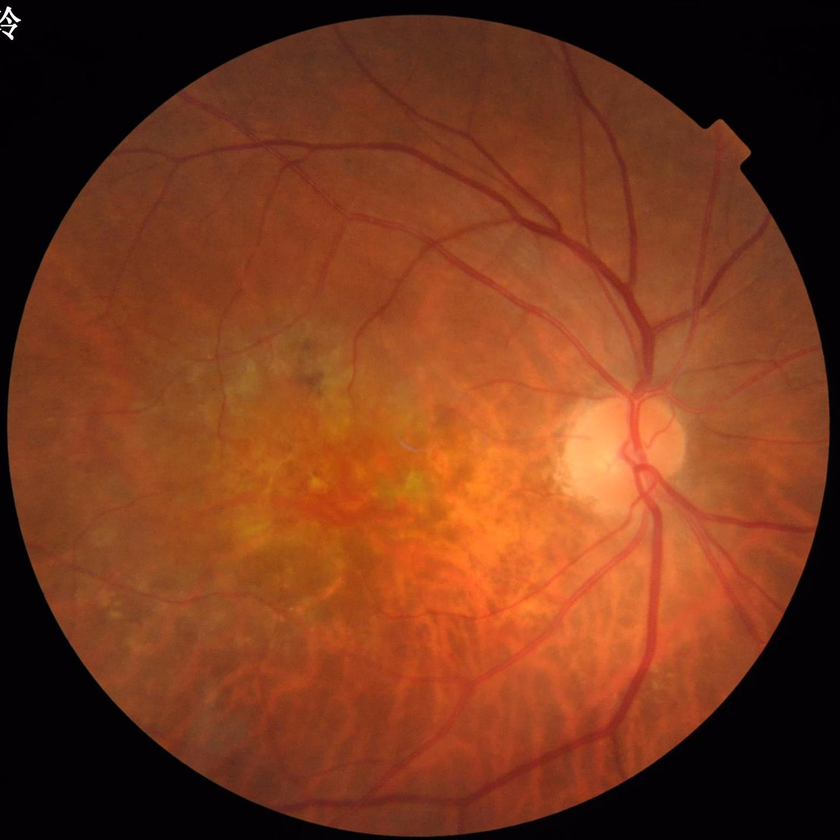
#> input picture Fundus_Project/training_set/images/1_A.png, 840 x 840 px, shrunk from 2048 x 2048 before the run, found by its file name
$ python test_single_image.py
#> lines starting #> are read from the running program, lines starting #| are printed output that depends on the picture; after the words box and inside, x2 and y2 are one past the last pixel; in counts of white or black regions, pixels touching at a corner belong together; long printed decimals are rounded
import cv2
import numpy as np
import os

# --------------------------------------------------
# Paths
# --------------------------------------------------
image_path = "/content/EE7204_Image_Processing_Assessment01/Fundus_Project/training_set/images/1_A.png"
mask_path  = "/content/EE7204_Image_Processing_Assessment01/Fundus_Project/training_set/masks/1_A.png"

results_dir = "/content/EE7204_Image_Processing_Assessment01/Fundus_Project/results"
os.makedirs(results_dir, exist_ok=True)

# --------------------------------------------------
# Load Images
# --------------------------------------------------
img = cv2.imread(image_path)
#> img is the input picture: shape (840, 840, 3); mean B, G, R 28.5, 56.6, 119.1
gt_mask = cv2.imread(mask_path, cv2.IMREAD_GRAYSCALE)
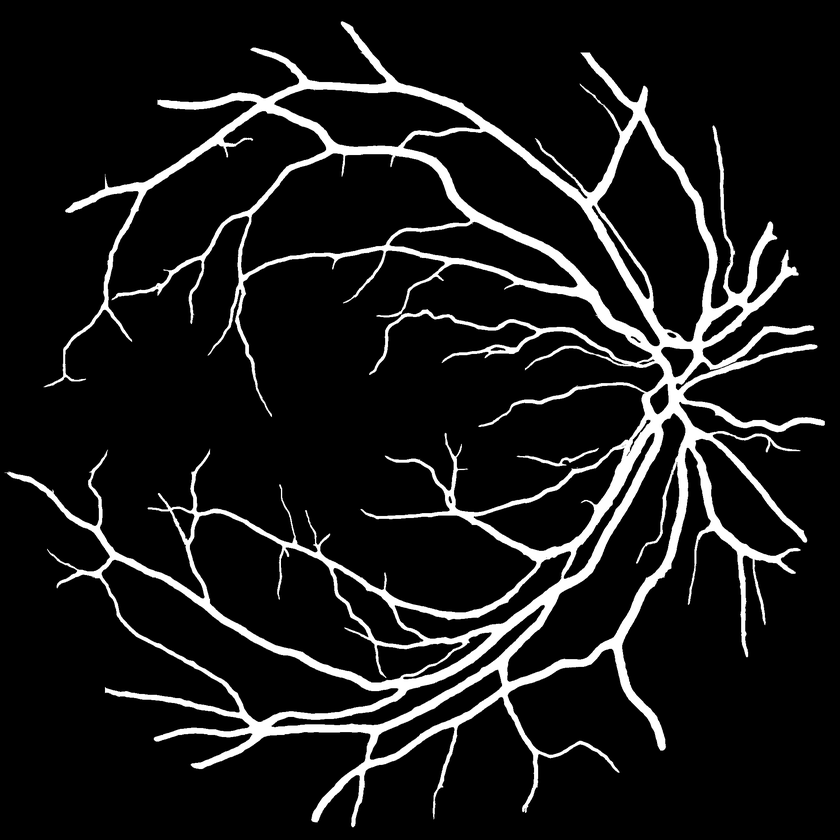
#> input picture Fundus_Project/training_set/masks/1_A.png, 840 x 840 px, shrunk from 2048 x 2048 before the run, found by its file name
#> gt_mask is the input picture: shape (840, 840); min 0, max 255, mean 25.2

# --------------------------------------------------
# Step 1: Green Channel
# --------------------------------------------------
green = img[:, :, 1]
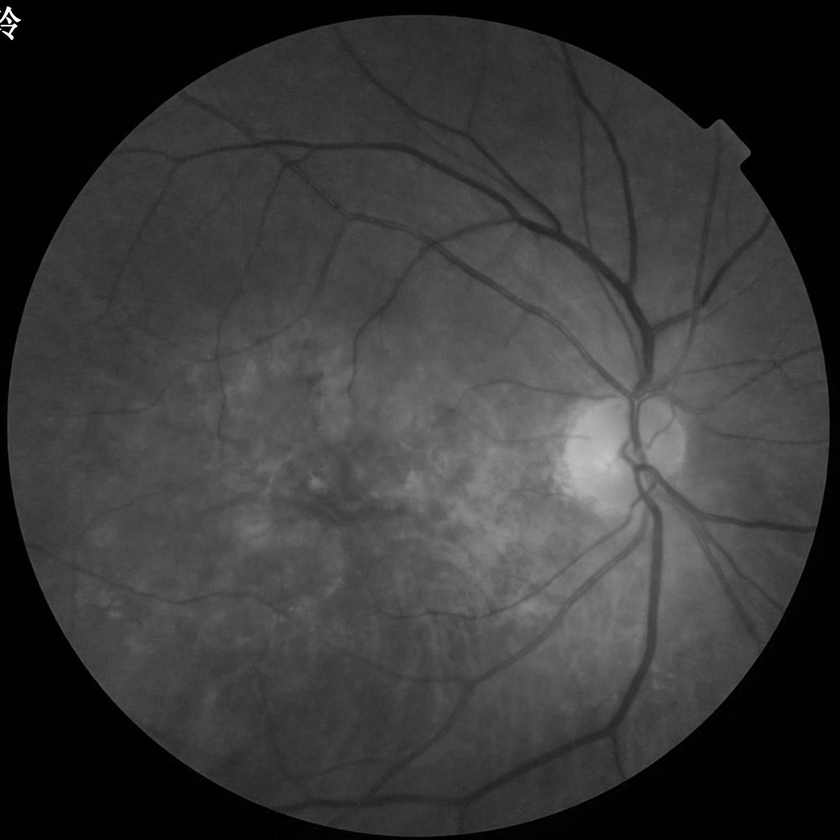
#> green: shape (840, 840); min 0, max 255, mean 56.6

# --------------------------------------------------
# Step 2: Large Gaussian Blur (Better Background Estimation)
# --------------------------------------------------
blur_large = cv2.GaussianBlur(green, (41,41), 0)

# --------------------------------------------------
# Step 3: Illumination Correction
# --------------------------------------------------
corrected = cv2.subtract(blur_large, green)

# --------------------------------------------------
# Step 4: Normalize
# --------------------------------------------------
corrected = cv2.normalize(corrected, None, 0, 255, cv2.NORM_MINMAX)

# --------------------------------------------------
# Step 5: Circular Retina Mask
# --------------------------------------------------
h, w = green.shape
#> h = 840; w = 840
mask_circle = np.zeros((h, w), dtype=np.uint8)
cv2.circle(mask_circle, (w//2, h//2), min(h,w)//2 - 10, 255, -1)
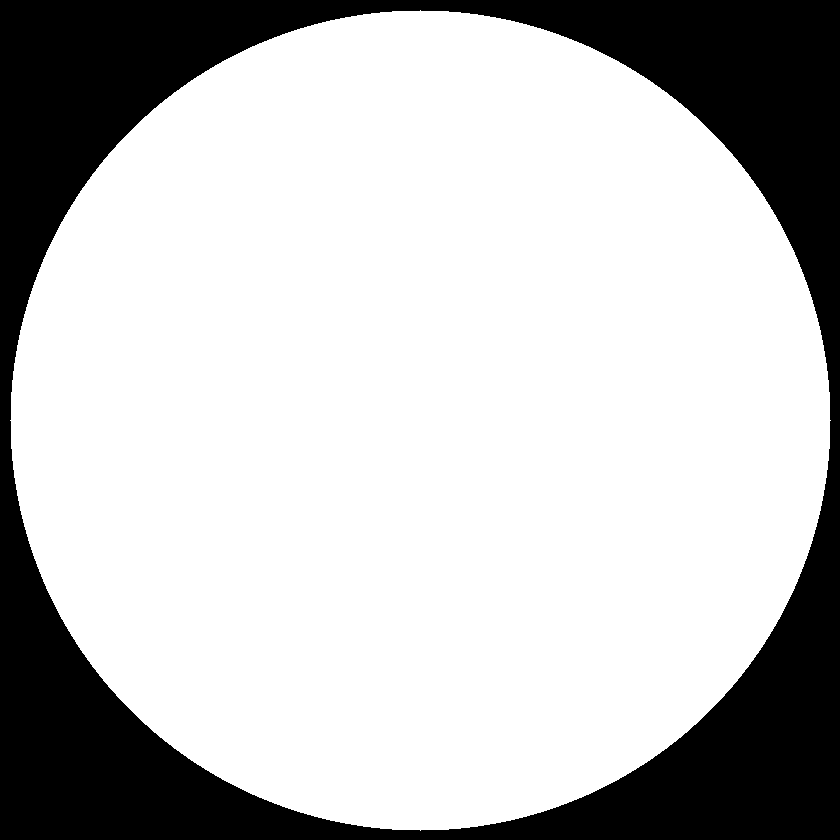
#> mask_circle: shape (840, 840); 74.8% white; 1 black region, box (x1, y1, x2, y2) and area: (0, 0, 840, 840) 177555

corrected = cv2.bitwise_and(corrected, corrected, mask=mask_circle)

# --------------------------------------------------
# Step 6: Manual Threshold (Tune 15–25)
# --------------------------------------------------
threshold_value = 15
_, binary = cv2.threshold(corrected, threshold_value, 255, cv2.THRESH_BINARY)
#> binary: shape (840, 840); 4.2% white; 1608 white regions (1455 under 20 px), largest, box (x1, y1, x2, y2) and area: (173, 68, 655, 377) 5916, (482, 440, 808, 742) 4573, (103, 10, 707, 161) 2320

# --------------------------------------------------
# Step 7: Morphological Cleaning
# --------------------------------------------------
kernel = cv2.getStructuringElement(cv2.MORPH_ELLIPSE, (3,3))

opening = cv2.morphologyEx(binary, cv2.MORPH_OPEN, kernel)
#> opening: shape (840, 840); 3.2% white; 345 white regions (212 under 20 px), largest, box (x1, y1, x2, y2) and area: (206, 138, 654, 376) 4172, (584, 440, 709, 731) 3406, (204, 10, 707, 129) 2145
closing = cv2.morphologyEx(opening, cv2.MORPH_CLOSE, kernel)
#> closing: shape (840, 840); 3.2% white; 303 white regions (176 under 20 px), largest, box (x1, y1, x2, y2) and area: (206, 119, 654, 376) 5180, (584, 440, 709, 731) 3456, (187, 10, 707, 129) 2186

# --------------------------------------------------
# Step 8: Remove Small Components
# --------------------------------------------------
num_labels, labels, stats, _ = cv2.connectedComponentsWithStats(closing, connectivity=8)
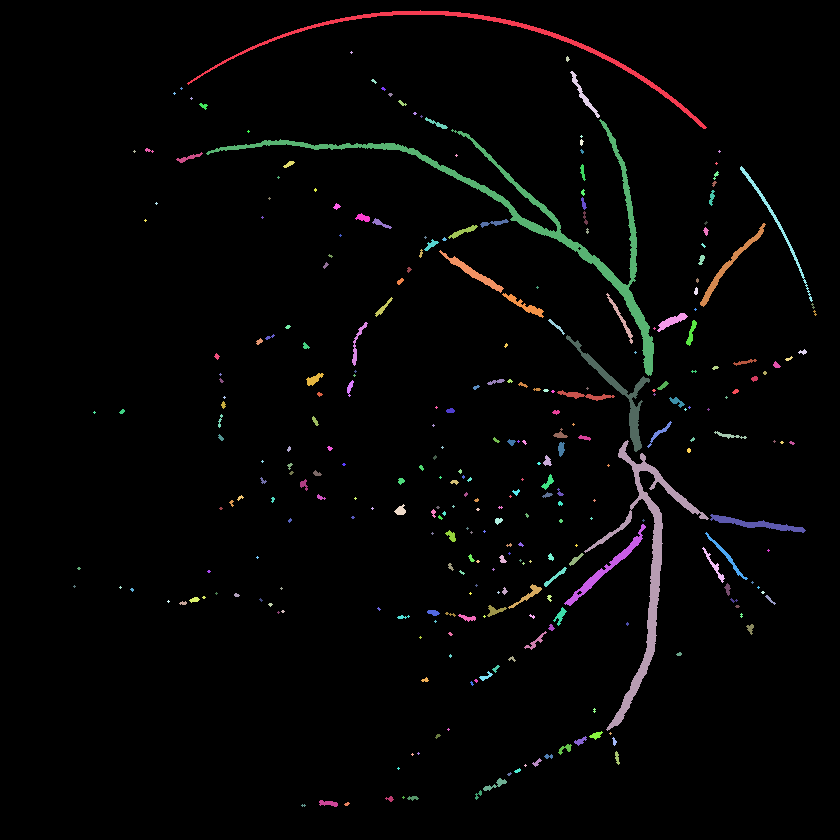
#> labels: shape (840, 840) int32; 304 distinct labels, from 0 to 303; one colour per label, 0 black
#> num_labels = 304; stats = 304 rows, first 6: [0, 0, 840, 840, 682701], [187, 10, 520, 119, 2186], [350, 51, 3, 3, 5], [566, 56, 4, 6, 15], [570, 71, 30, 47, 217], [371, 79, 6, 5, 14]

min_area = 120
cleaned = np.zeros_like(closing)

for i in range(1, num_labels):
    if stats[i, cv2.CC_STAT_AREA] >= min_area:
        cleaned[labels == i] = 255
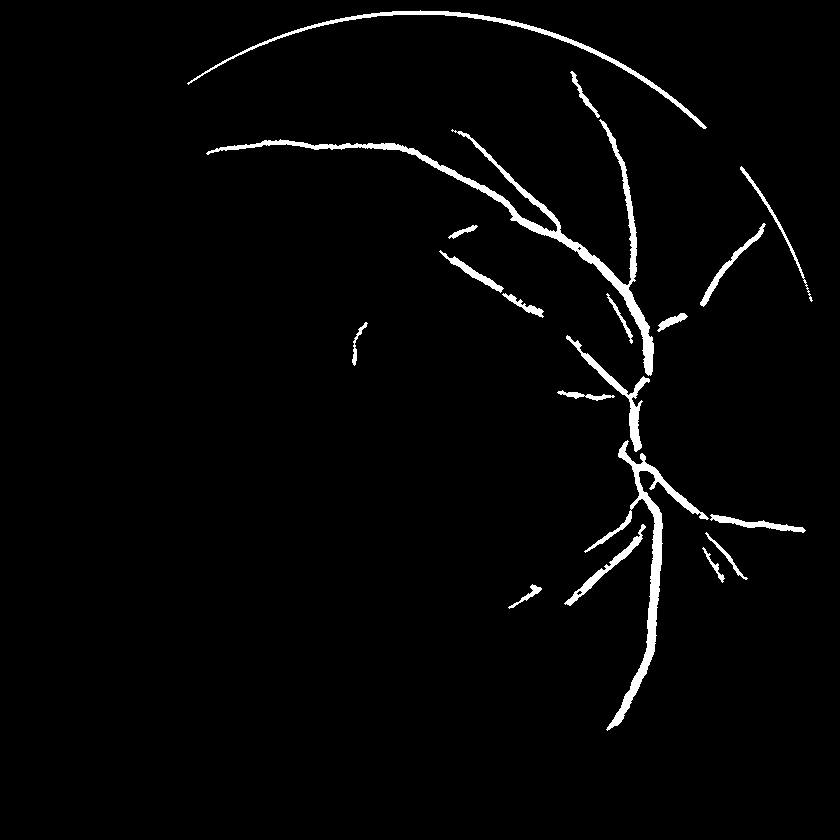
#> cleaned: shape (840, 840); 2.3% white; 19 white regions, largest, box (x1, y1, x2, y2) and area: (206, 119, 654, 376) 5180, (584, 440, 709, 731) 3456, (187, 10, 707, 129) 2186

segmented = cleaned

# --------------------------------------------------
# Dice & Jaccard
# --------------------------------------------------
seg = segmented > 0
gt  = gt_mask > 0
#> gt: shape (840, 840) bool; 15.2% white; 50 white regions (48 under 20 px), largest, box (x1, y1, x2, y2) and area: (4, 19, 827, 830) 106292, (514, 445, 601, 469) 523

intersection = np.logical_and(seg, gt)
#> intersection: shape (840, 840) bool; 0.49% white; 69 white regions (42 under 20 px), largest, box (x1, y1, x2, y2) and area: (322, 143, 453, 176) 605, (639, 328, 654, 370) 269, (634, 453, 652, 493) 223
union = np.logical_or(seg, gt)
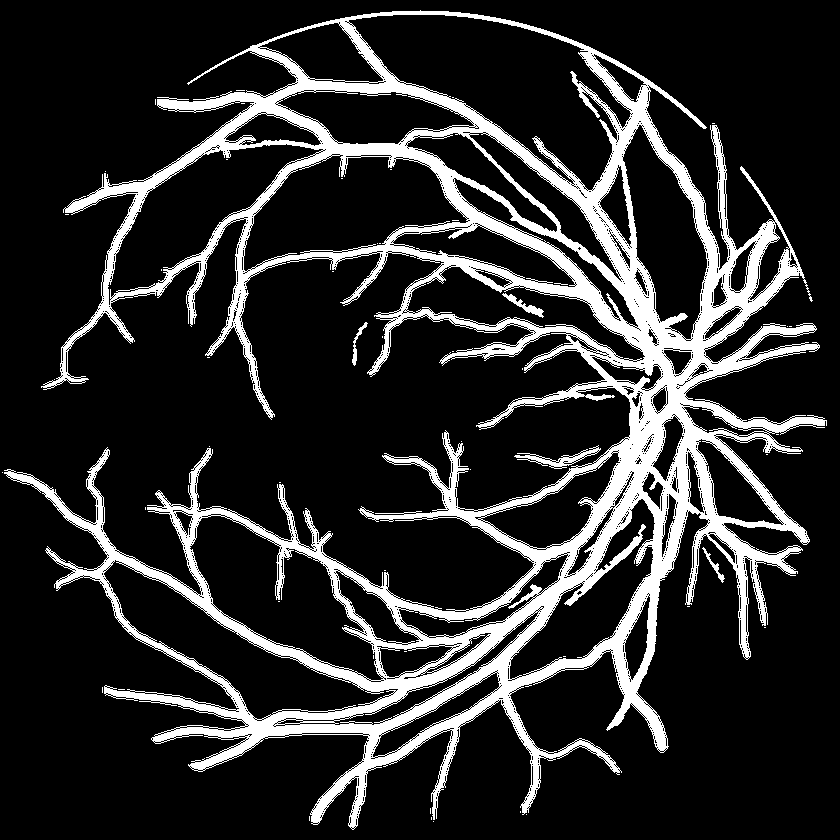
#> union: shape (840, 840) bool; 17% white; 52 white regions (47 under 20 px), largest, box (x1, y1, x2, y2) and area: (4, 10, 827, 830) 118784, (514, 445, 601, 469) 523, (502, 293, 544, 318) 256, (352, 322, 368, 366) 149, (702, 547, 725, 583) 138

dice = 2 * intersection.sum() / (seg.sum() + gt.sum() + 1e-8)
#> dice = 0.0556
jaccard = intersection.sum() / (union.sum() + 1e-8)
#> jaccard = 0.0286

print("Dice:", dice)
#| Dice: 0.0556
print("Jaccard:", jaccard)
#| Jaccard: 0.02859
